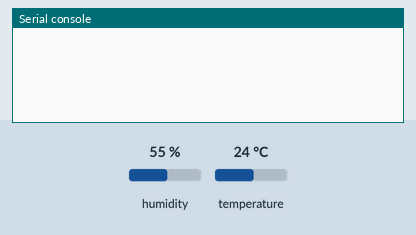
This program was run on a simulated Raspberry Pi Pico running MicroPython. On the bench: the last lines printed to the serial console. Inputs (shaded band) come from the test bench; at power-on: humidity 55 %, temperature 24 °C.

Above: at 2.2 s.
2.3 s: humidity set to 22 %
At 3.5 s:
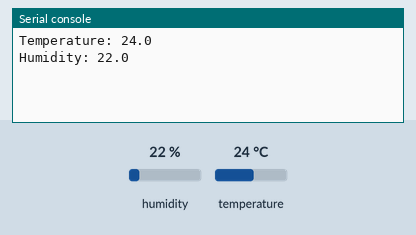
5.3 s: temperature set to 12 °C
At 7.8 s:
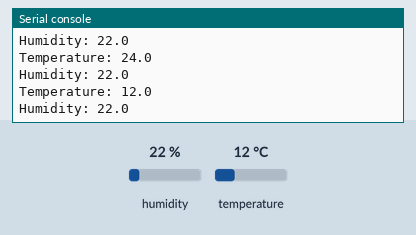
8.3 s: humidity set to 40 %
At 9.3 s:
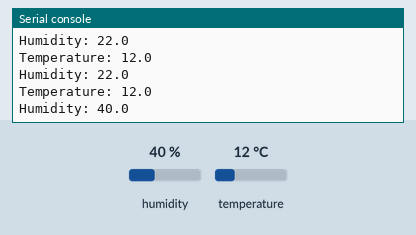

The program:

dht11_test.py
```python
# georger420
#

from machine import Pin
import utime

from dht2 import DHT11, InvalidChecksum


# Wait 1 second to let the sensor power up
utime.sleep(1)

dhtpin = Pin(0, Pin.OUT, Pin.PULL_DOWN)
dhtsensor = DHT11(dhtpin)

while True:
    utime.sleep(2)
    try:
        print("Temperature: {}".format(dhtsensor.temperature))
        print("Humidity: {}".format(dhtsensor.humidity))
    except InvalidChecksum:
        print("Checksum from the sensor was invalid")
```

Measured:
- after the input at 2.3 s, the serial console: prints a new line after 0.70 s (image 1)
- after the input at 5.3 s, the serial console: prints a new line after 1.7 s (image 2)
- after the input at 8.3 s, the serial console: prints a new line after 0.70 s (image 3)
